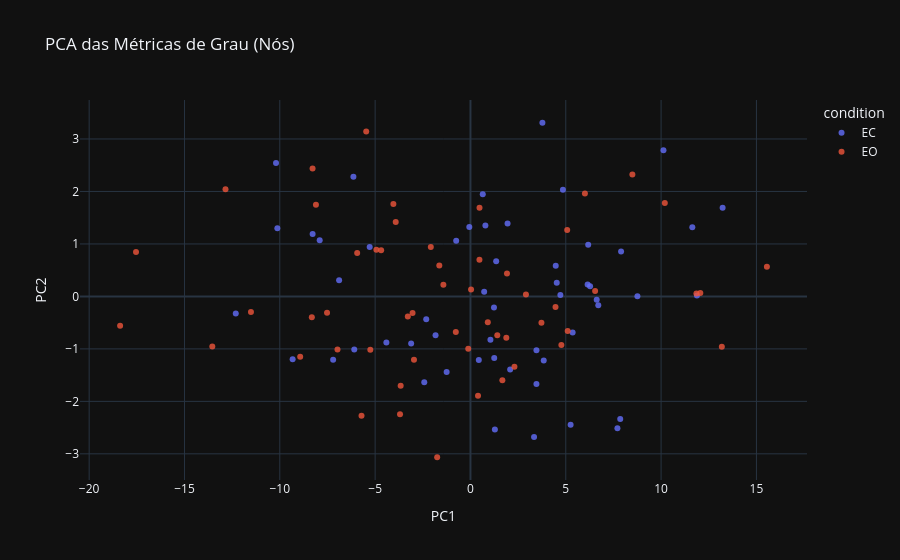

Notebook code cell kept with this figure:
### Markdown cell above
Grau

### Code cell
pca_degree, loadings_degree = plot_pca_features(
    df_dataset,
    NODE_FEATURES_BY_TYPE["degree"],
    title="PCA das Métricas de Grau (Nós)"
)
